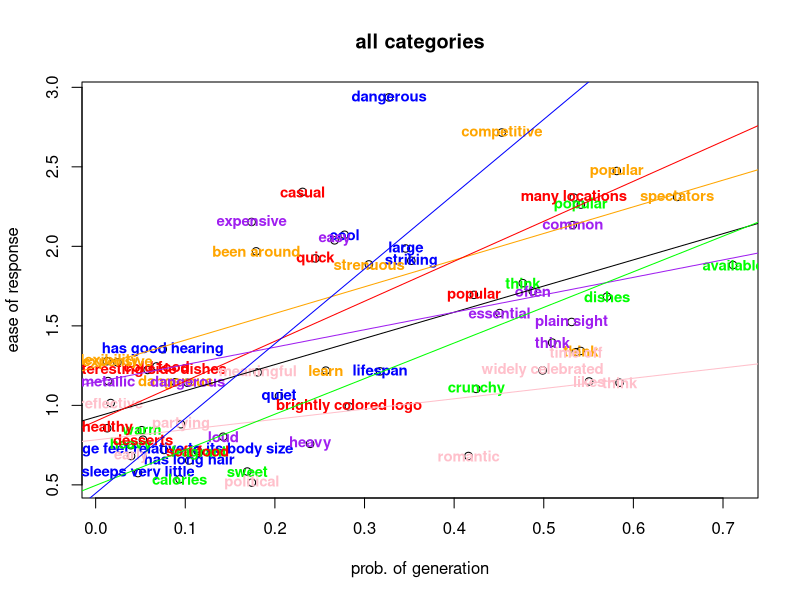

Write the R code that produced this figure.
genCorr = abs(c(0.3458998251843229, 0.2777483689929533, 0.3521983036172046, 0.3271850392200191, 0.317285976201681, 0.07622946411113914, -0.20459332100398267, 0.07487908633416952, 0.10441947183906619, -0.04724035442610212, 0.5705715245609457, 0.5414066993921484, 0.7111093760951049, 0.4246094506168629, 0.47655677204291835, -0.05142553559714049, 0.03928128161072006, -0.09369407427843358, -0.11504084613286147, 0.16918140757029312, 0.05797794277449986, 0.11357816033282128, -0.0679028961223725, 0.052718285665607136, -0.012857634523901745, 0.4220453392935601, 0.5335387989116023, 0.23089662426660587, 0.24504742209076236, 0.2826773815547698, 0.5411744845692085, 0.5814709969892956, 0.6487580074053295, 0.45308748027122253, 0.30486850156710427, 0.0889992003601851, -0.024276796370763777, 0.17906979519434446, 0.012709898648517461, 0.2568288124641362, -0.016752173733000794, -0.03950684312667569, 0.09511255394503539, -0.17428491077383237, 0.18083577002258705, 0.5359626511977721, 0.5845506051005428, 0.5506060109052386, 0.4159679097116104, 0.4987269939170238, 0.5323111426150905, 0.45066043215834845, 0.5310725900811576, 0.48771763519993, 0.5094253391194362, 0.10255125976511446, -0.14225560857539987, 0.013828408304296968, 0.17403243707330637, 0.2665930694697609, 0.23928122712203087))
combined = c(1.9867284996822925, 2.0729161108743117, 1.9092906289027687, 2.9366090364809323, 1.213744129581771, 0.7194530691208522, 1.0581686705305398, 1.35268608171713, 0.6537736038755312, 0.5741224719656765, 1.6838110999322993, 2.2625079823661824, 1.8826960638739754, 1.1035458215019527, 1.7685460700009088, 0.8437819942275065, 0.7493571504025612, 0.535350553229499, 0.7025648511651744, 0.5839945901151662, 1.2226002605889164, 0.7134663532212875, 1.244913019848883, 0.7841424838909161, 0.8561252768548857, 1.6949834391066232, 2.306599381186884, 2.342543193968948, 1.924250778138444, 0.9922838646385286, 1.3422595319016208, 2.4740060823847245, 2.3106646812348566, 2.715881148693045, 1.886396087543236, 1.1455198115314706, 1.2712206236136547, 1.968625039902069, 1.2778090594208569, 1.2186310236281495, 1.0148157841852952, 0.6815335632538537, 0.8813111155593616, 0.5143986164416299, 1.2079916046585866, 1.334540064277405, 1.142627128919521, 1.1502194194748625, 0.6816802157601393, 1.2200114841288323, 2.1336138143507486, 1.5806180081304801, 1.5245264425652085, 1.7177768916119387, 1.3948471200836197, 1.1420218319492679, 0.8029263040483713, 1.1528151633015107, 2.15341392351095, 2.037698047498753, 0.7579103860316669)
labelNames = c("large", "cool", "striking", "dangerous", "lifespan", "has large feet relative to its body size", "quiet", "has good hearing", "has long hair", "sleeps very little", "dishes", "popular", "available", "crunchy", "think", "warm", "heavy", "calories", "fragrant", "sweet", "interesting side dishes", "soft food", "cold food", "desserts", "healthy", "popular", "many locations", "casual", "quick", "brightly colored logo", 'think', 'popular', 'spectators', 'competitive', 'strenuous', 'dangerous', 'expensive', 'been around', 'flexibility', 'learn', 'reflective', 'early', 'partying', 'political', 'meaningful', 'time off', 'think', 'likes', 'romantic', 'widely celebrated', 'common', 'essential', 'plain sight', 'often', 'think', 'dangerous', 'loud', 'metallic', 'expensive', 'easy', 'heavy')
colors = c("blue", "blue", "blue", "blue", "blue", "blue", "blue", "blue", "blue", "blue", "green", "green", "green", "green", "green", "green", "green", "green", "green", "green", "red", "red", "red", "red", "red", "red", "red", "red", "red", "red", "orange", "orange", "orange", "orange", "orange", "orange", "orange", "orange", "orange", "orange", "pink", "pink", "pink", "pink", "pink","pink","pink","pink","pink", "pink", "purple", "purple", "purple", "purple", "purple", "purple", "purple", "purple", "purple", "purple", "purple")
plot(genCorr, combined, main = "all categories",
     xlab = "prob. of generation", ylab = "ease of response")
text(genCorr, combined, labels=labelNames, cex=0.9, col=colors, font=2)
abline(lm(combined~genCorr), col="black") # regression line (y~x)

sportsG = abs(c(0.5411744845692085, 0.5814709969892956, 0.6487580074053295, 0.45308748027122253, 0.30486850156710427, 0.0889992003601851, -0.024276796370763777, 0.17906979519434446, 0.012709898648517461, 0.2568288124641362))
sportsC = c(1.3422595319016208, 2.4740060823847245, 2.3106646812348566, 2.715881148693045, 1.886396087543236, 1.1455198115314706, 1.2712206236136547, 1.968625039902069, 1.2778090594208569, 1.2186310236281495)
abline(lm(sportsC~sportsG), col="orange") # regression line (y~x)

restaurantsG = abs(c(0.05797794277449986, 0.11357816033282128, -0.0679028961223725, 0.052718285665607136, -0.012857634523901745, 0.4220453392935601, 0.5335387989116023, 0.23089662426660587, 0.24504742209076236, 0.2826773815547698))
restaurantsC = c(1.2226002605889164, 0.7134663532212875, 1.244913019848883, 0.7841424838909161, 0.8561252768548857, 1.6949834391066232, 2.306599381186884, 2.342543193968948, 1.924250778138444, 0.9922838646385286)
abline(lm(restaurantsC~restaurantsG), col="red") # regression line (y~x)

kitchenG = abs(c(0.5323111426150905, 0.45066043215834845, 0.5310725900811576, 0.48771763519993, 0.5094253391194362, 0.10255125976511446, -0.14225560857539987, 0.013828408304296968, 0.17403243707330637, 0.2665930694697609, 0.23928122712203087))
kitchenC = c(2.1336138143507486, 1.5806180081304801, 1.5245264425652085, 1.7177768916119387, 1.3948471200836197, 1.1420218319492679, 0.8029263040483713, 1.1528151633015107, 2.15341392351095, 2.037698047498753, 0.7579103860316669)
abline(lm(kitchenC~kitchenG), col="purple") # regression line (y~x)

holidaysG = abs(c(-0.016752173733000794, -0.03950684312667569, 0.09511255394503539, -0.17428491077383237, 0.18083577002258705, 0.5359626511977721, 0.5845506051005428, 0.5506060109052386, 0.4159679097116104, 0.4987269939170238))
holidaysC = c(1.0148157841852952, 0.6815335632538537, 0.8813111155593616, 0.5143986164416299, 1.2079916046585866, 1.334540064277405, 1.142627128919521, 1.1502194194748625, 0.6816802157601393, 1.2200114841288323)
abline(lm(holidaysC~holidaysG), col="pink") # regression line (y~x)

vegetablesG = abs(c(0.5705715245609457, 0.5414066993921484, 0.7111093760951049, 0.4246094506168629, 0.47655677204291835, -0.05142553559714049, 0.03928128161072006, -0.09369407427843358, -0.11504084613286147, 0.16918140757029312))
vegetablesC = c(1.6838110999322993, 2.2625079823661824, 1.8826960638739754, 1.1035458215019527, 1.7685460700009088, 0.8437819942275065, 0.7493571504025612, 0.535350553229499, 0.7025648511651744, 0.5839945901151662)
abline(lm(vegetablesC~vegetablesG), col="green") # regression line (y~x)

zooG = abs(c(0.3458998251843229, 0.2777483689929533, 0.3521983036172046, 0.3271850392200191, 0.317285976201681, 0.07622946411113914, -0.20459332100398267, 0.07487908633416952, 0.10441947183906619, -0.04724035442610212))
zooC = c(1.9867284996822925, 2.0729161108743117, 1.9092906289027687, 2.9366090364809323, 1.213744129581771, 0.7194530691208522, 1.0581686705305398, 1.35268608171713, 0.6537736038755312, 0.5741224719656765)
abline(lm(zooC~zooG), col="blue") # regression line (y~x)

